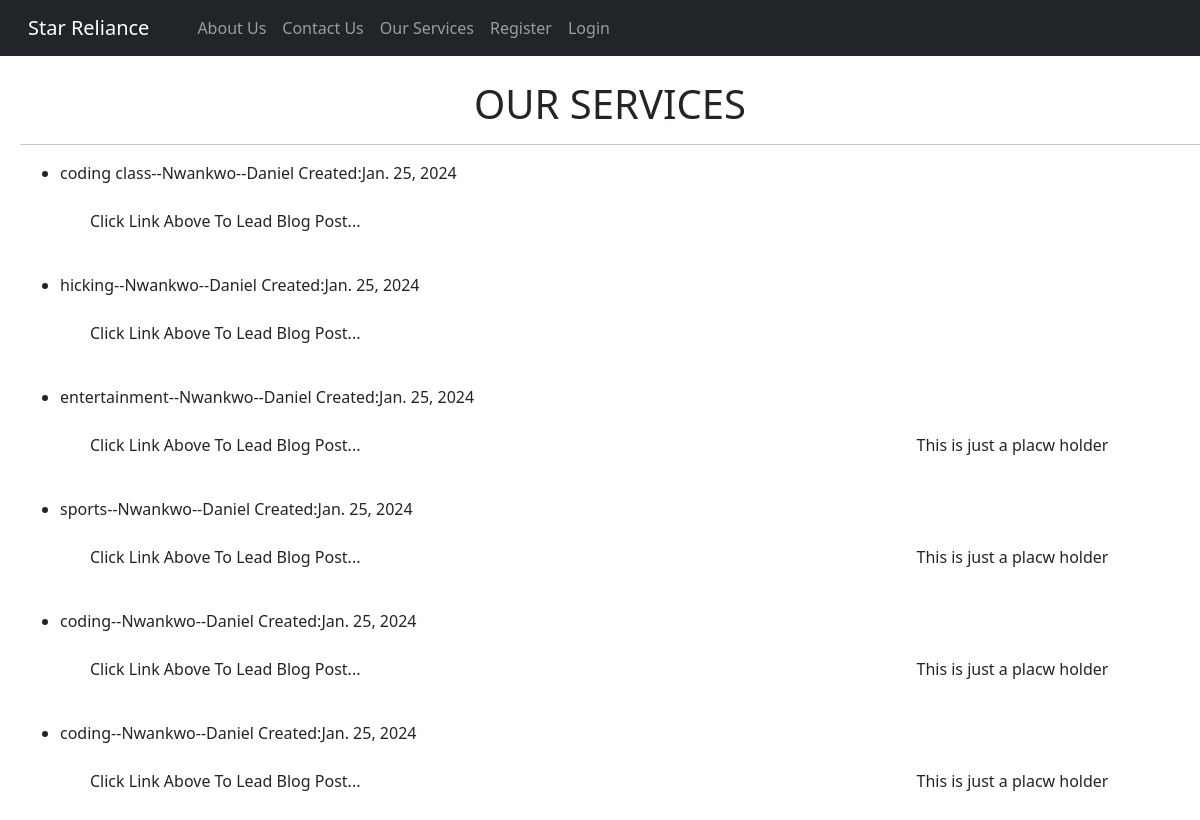
Page /our_services/ on the committed database.
### theblog/models.py (models this page shows, shortened)
class Category(models.Model):
    name = models.CharField(max_length = 255)
    body = models.TextField()
    snippet = models.CharField(max_length = 255,default="Click Link Above To Lead Blog Post...")
    author = models.ForeignKey(User, on_delete=models.CASCADE)
    post_date = models.DateField(auto_now_add = True)
    likes = models.ManyToManyField(User, related_name='blog_posts')
    advert = models.TextField(null = True, blank=True)

### theblog/views.py (the view)
# urls.py: path('our_services/', ServiceView.as_view(), name='our_services'),
class ServiceView(ListView):
    model = Category
    template_name = 'our_services.html'
    ordering = ['-id']

### theblog/templates/our_services.html (shortened to what this page needs)
{% extends 'base.html' %}
{% block content %}
<div class="container">
    <h1 class="text-uppercase"><center>Our Services</center></h1>
    <hr>
    {% for post in object_list%}
    <ul>
           <li> <a class="nav-link" href="{% url 'service_detail' post.pk %}">{{post.name}}--{{post.author.first_name}}--{{post.author.last_name}}
            Created:{{post.post_date}}
                </a>
            <div style="padding-left: 30px;">
                <div class="row">
                  <div class="col-md-9">{{post.snippet}}</div>
                {% if post.advert %}
                  <div class="col">{{post.advert|safe}}</div>
                {% endif %}
                </div>
              </div>
            </li><br>
    </ul>
    {% endfor%}
</div>
{% endblock %}

### rows in the picture
Category: name "coding class", author.first_name "Nwankwo", author.last_name "Daniel", post_date "Jan. 25, 2024", snippet "Click Link Above To Lead Blog Post..."
Category: name "hicking", author.first_name "Nwankwo", author.last_name "Daniel", post_date "Jan. 25, 2024", snippet "Click Link Above To Lead Blog Post..."
Category: name "entertainment", author.first_name "Nwankwo", author.last_name "Daniel", post_date "Jan. 25, 2024", snippet "Click Link Above To Lead Blog Post...", advert "This is just a placw holder"
Category: name "sports", author.first_name "Nwankwo", author.last_name "Daniel", post_date "Jan. 25, 2024", snippet "Click Link Above To Lead Blog Post...", advert "This is just a placw holder"
Category: name "coding", author.first_name "Nwankwo", author.last_name "Daniel", post_date "Jan. 25, 2024", snippet "Click Link Above To Lead Blog Post...", advert "This is just a placw holder"
Category: name "coding", author.first_name "Nwankwo", author.last_name "Daniel", post_date "Jan. 25, 2024", snippet "Click Link Above To Lead Blog Post...", advert "This is just a placw holder"
